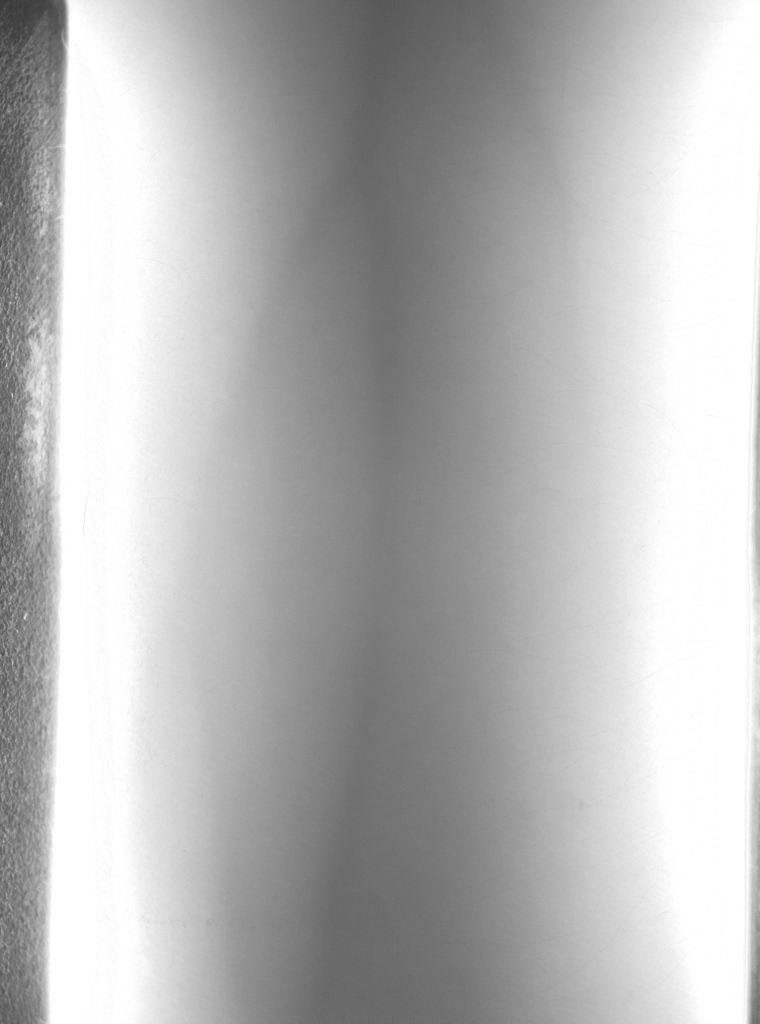
#> input picture data_collection/data/830nm/Bastian/10_31993.png, 1520 x 2048 px, found by its file name (shown at 1/2 size); its folder holds only this picture in this run
$ jupyter execute --allow-errors median_subtraction.ipynb
#> lines starting #> are read from the running program, lines starting #| are printed output that depends on the picture
[cell 1]
import numpy as np
import cv2
import glob
import matplotlib.pyplot as plt
from matplotlib.pyplot import figure
from os import listdir

#Load image names
#load images
#seperate images based on exposiure time
#calculate median images
#background subtraction
#thresholding

[cell 2]
path = 'data/data/830nm/Bastian'
shutter_speeds = []

def split(path):
    s = path.replace('.', '_')
    s = s.split('_')
    return s

print(path)
image_names = listdir(path)
splits = list(map(split, image_names))

shutter_speeds = np.unique(np.array(splits)[:,1]).astype(int)
shutter_speeds = np.sort(shutter_speeds).astype(str)

[cell 3]
all_images = []
for shutter_speed in shutter_speeds:
    names = [name for name in image_names if shutter_speed in name]
    names.sort()
    images = []
    for name in names:
        gray = cv2.cvtColor(cv2.imread(path + "/" + name), cv2.COLOR_BGR2GRAY)
#> gray: shape (2048, 1520); min 50, max 255, mean 183.3
        images.append(gray)
    all_images.append(images)
all_images = np.array(all_images)
all_images = all_images[:,:,:,180:1500]

[cell 4]
median_images = []
for images in all_images:
    median = np.median(images, axis=0).astype('uint8')
    median_images.append(median)
#> this loop made 1 pass
#> pass 1, `median = np.median(images, axis=0).astype('uint8')`:
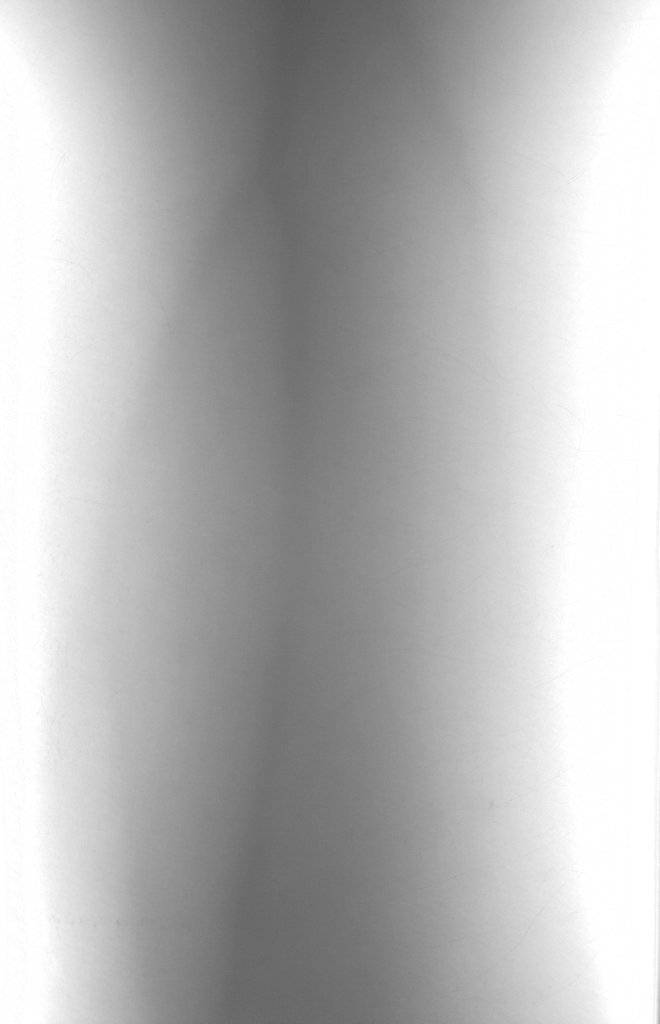
#> median: shape (2048, 1320) (shown at 1/2 size); min 84, max 255, mean 183
#> after the loop, median_images = 1 item
median_images = np.array(median_images)
